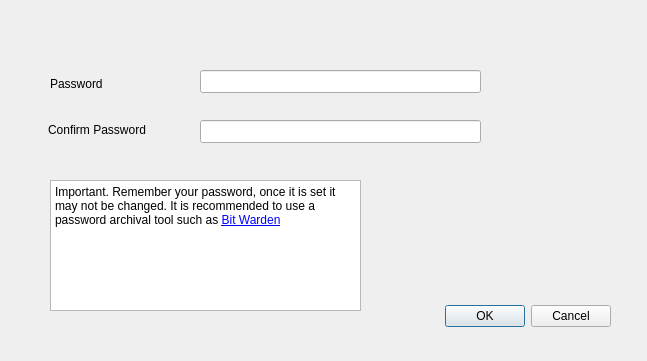
<?xml version="1.0" encoding="UTF-8"?>
<ui version="4.0">
 <class>NewWallet</class>
 <widget class="QDialog" name="NewWallet">
  <property name="geometry">
   <rect>
    <x>0</x>
    <y>0</y>
    <width>647</width>
    <height>361</height>
   </rect>
  </property>
  <property name="windowTitle">
   <string>New Jazmine Wallet</string>
  </property>
  <widget class="QDialogButtonBox" name="buttonBox">
   <property name="geometry">
    <rect>
     <x>270</x>
     <y>300</y>
     <width>341</width>
     <height>32</height>
    </rect>
   </property>
   <property name="orientation">
    <enum>Qt::Horizontal</enum>
   </property>
   <property name="standardButtons">
    <set>QDialogButtonBox::Cancel|QDialogButtonBox::Ok</set>
   </property>
  </widget>
  <widget class="QLineEdit" name="lineEdit">
   <property name="geometry">
    <rect>
     <x>200</x>
     <y>70</y>
     <width>281</width>
     <height>23</height>
    </rect>
   </property>
  </widget>
  <widget class="QLineEdit" name="lineEdit_2">
   <property name="geometry">
    <rect>
     <x>200</x>
     <y>120</y>
     <width>281</width>
     <height>23</height>
    </rect>
   </property>
  </widget>
  <widget class="QLabel" name="label">
   <property name="geometry">
    <rect>
     <x>50</x>
     <y>76</y>
     <width>59</width>
     <height>15</height>
    </rect>
   </property>
   <property name="text">
    <string>Password</string>
   </property>
  </widget>
  <widget class="QLabel" name="label_2">
   <property name="geometry">
    <rect>
     <x>48</x>
     <y>120</y>
     <width>121</width>
     <height>20</height>
    </rect>
   </property>
   <property name="text">
    <string>Confirm Password</string>
   </property>
  </widget>
  <widget class="QTextBrowser" name="textBrowser">
   <property name="geometry">
    <rect>
     <x>50</x>
     <y>180</y>
     <width>311</width>
     <height>131</height>
    </rect>
   </property>
   <property name="html">
    <string>&lt;!DOCTYPE HTML PUBLIC &quot;-//W3C//DTD HTML 4.0//EN&quot; &quot;http://www.w3.org/TR/REC-html40/strict.dtd&quot;&gt;
&lt;html&gt;&lt;head&gt;&lt;meta name=&quot;qrichtext&quot; content=&quot;1&quot; /&gt;&lt;style type=&quot;text/css&quot;&gt;
p, li { white-space: pre-wrap; }
&lt;/style&gt;&lt;/head&gt;&lt;body style=&quot; font-family:'Sans Serif'; font-size:9pt; font-weight:400; font-style:normal;&quot;&gt;
&lt;p style=&quot; margin-top:0px; margin-bottom:0px; margin-left:0px; margin-right:0px; -qt-block-indent:0; text-indent:0px;&quot;&gt;Important. Remember your password, once it is set it may not be changed. It is recommended to use a password archival tool such as &lt;a href=&quot;https://bitwarden.com/&quot;&gt;&lt;span style=&quot; text-decoration: underline; color:#0000ff;&quot;&gt;Bit Warden&lt;/span&gt;&lt;/a&gt;&lt;/p&gt;&lt;/body&gt;&lt;/html&gt;</string>
   </property>
  </widget>
 </widget>
 <resources/>
 <connections>
  <connection>
   <sender>buttonBox</sender>
   <signal>accepted()</signal>
   <receiver>NewWallet</receiver>
   <slot>accept()</slot>
   <hints>
    <hint type="sourcelabel">
     <x>248</x>
     <y>254</y>
    </hint>
    <hint type="destinationlabel">
     <x>157</x>
     <y>274</y>
    </hint>
   </hints>
  </connection>
  <connection>
   <sender>buttonBox</sender>
   <signal>rejected()</signal>
   <receiver>NewWallet</receiver>
   <slot>reject()</slot>
   <hints>
    <hint type="sourcelabel">
     <x>316</x>
     <y>260</y>
    </hint>
    <hint type="destinationlabel">
     <x>286</x>
     <y>274</y>
    </hint>
   </hints>
  </connection>
 </connections>
</ui>
